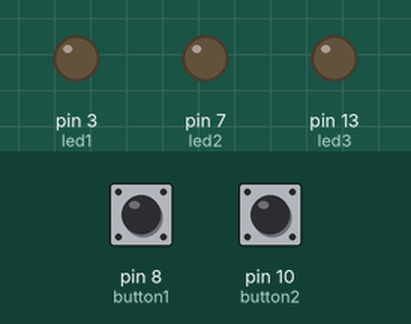
Bench run of a sketch on a simulated Arduino Uno, built with avr-gcc and run on an emulated ATmega328P. Shown: output pins drawn as LEDs (lit = HIGH). The test bench sets the inputs (shaded band); at power-on: pin 8 (button1) HIGH, pin 10 (button2) HIGH.

Above: at 1.2 s.
1.3 s: pin 8 (button1) pulled LOW for 0.15 s
At 2.0 s:
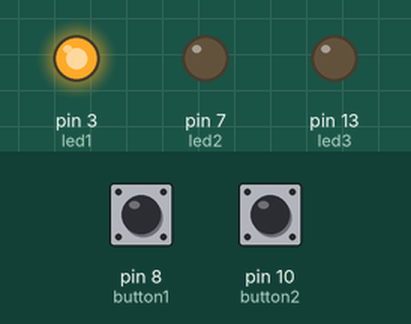
4.4 s: pin 8 (button1) pulled LOW for 3.2 s
At 6.1 s:
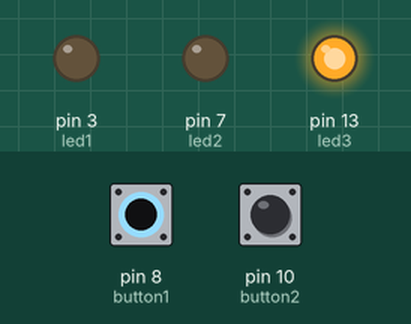
At 10.1 s:
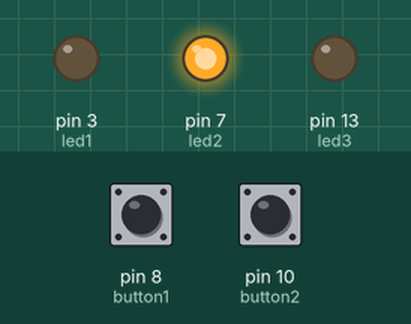
Timing chart, 0 to 13.8 s (numbered marks = the images above; inputs shaded):
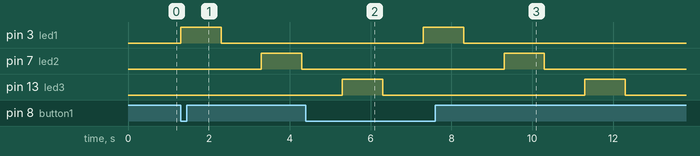

The sketch:

trab1.ino
```cpp
int led1 = 3;
int led2 = 7;
int led3 = 13;
int button1 = 8;
int button2 = 10;
int ledarray[] = {led1, led2, led3};

void setup() {
  pinMode(led1, OUTPUT);
  pinMode(led2, OUTPUT);
  pinMode(led3, OUTPUT);
  pinMode(button1, INPUT);
  pinMode(button2, INPUT);
}

void loop() {
  if (digitalRead(button1) == LOW) {
    int order[3] = {0, 1 ,2};
    blinka(ledarray, order);
  }
  if (digitalRead(button2) == LOW) {
    int order[3] = {1, 0 ,2};
    blinka(ledarray, order);
  }
}

void blinka(int vet[], int ord[]) {
  for (int i = 0; i < 3; i++) {
    digitalWrite(vet[ord[i]], HIGH);
    delay(1000);
    digitalWrite(vet[ord[i]], LOW);
    delay(1000);
  }
}
```

Measured:
- after the input at 1.3 s, pin 3 (led1): LOW → HIGH at once, → LOW 1.0 s later; pin 7 (led2): LOW → HIGH after 2.0 s, → LOW 1.0 s later
- after the input at 4.4 s, pin 3 (led1): LOW → HIGH after 2.9 s, → LOW 1.0 s later; pin 7 (led2): LOW → HIGH after 4.9 s, → LOW 1.0 s later
- by itself, pin 13 (led3): alternates HIGH for 1.0 s and LOW for 5.0 s
